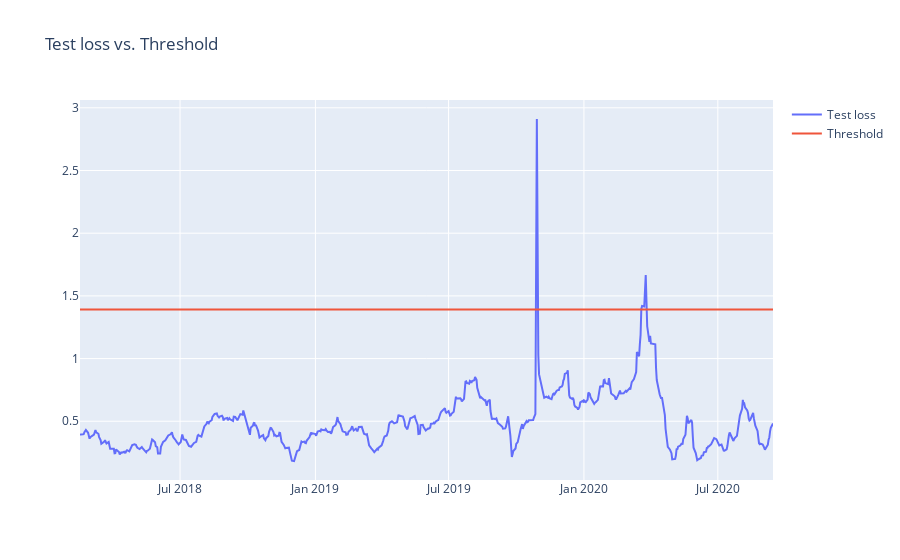

Notebook code cell kept with this figure:
### Code cell
test_score_df = pd.DataFrame(test[TIME_STEPS:])
test_score_df['loss'] = test_mae_loss
test_score_df['threshold'] = threshold
test_score_df['anomaly'] = test_score_df['loss'] > test_score_df['threshold']
test_score_df['Close'] = test[TIME_STEPS:]['Close']

fig = go.Figure()
fig.add_trace(go.Scatter(x=test_score_df['Date'], y=test_score_df['loss'], name='Test loss'))
fig.add_trace(go.Scatter(x=test_score_df['Date'], y=test_score_df['threshold'], name='Threshold'))
fig.update_layout(showlegend=True, title='Test loss vs. Threshold')
fig.show()

### Figure 1 — Plotly figure (JSON) as saved in the notebook; plotly's stock layout.template omitted (floating-point values rounded to 4 significant figures; data arrays with more than 128 entries replaced by an {"elided": "..."} marker saying what was removed)
{"data": [{"name": "Test loss", "type": "scatter", "x": {"elided": "634 str values"}, "y": {"elided": "634 float values"}}, {"name": "Threshold", "type": "scatter", "x": {"elided": "634 str values"}, "y": {"elided": "634 float values"}}], "layout": {"showlegend": true, "title": {"text": "Test loss vs. Threshold"}}}
